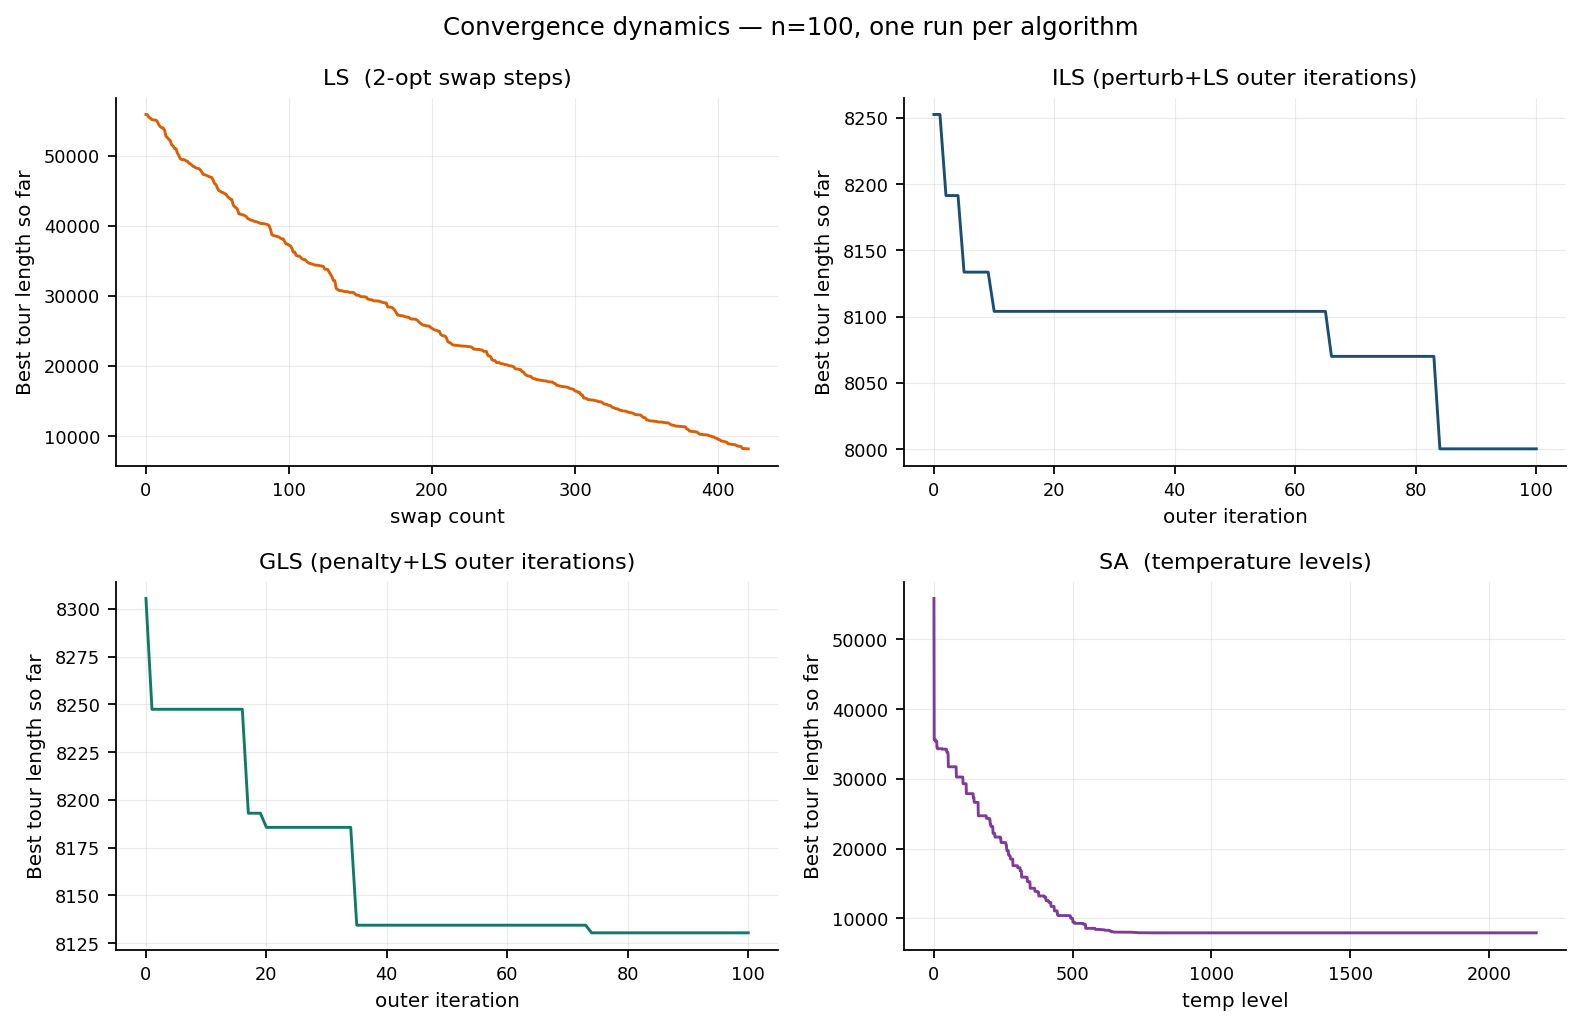

Write Python code to recreate this figure.
from __future__ import annotations
import math
import random
import matplotlib.pyplot as plt
from tsp import random_instance, distance_matrix, tour_length, random_tour

def traced_ls(dist, seed=None):
    rng = random.Random(seed)
    n = len(dist)
    tour = random_tour(n, rng)
    best_len = tour_length(tour, dist)
    trace = [(0, best_len)]

    step = 0
    improved = True
    while improved:
        improved = False
        for i in range(n - 1):
            for j in range(i + 2, n):
                if i == 0 and j == n - 1:
                    continue
                a, b = tour[i], tour[i + 1]
                c, d = tour[j], tour[(j + 1) % n]
                delta = dist[a][c] + dist[b][d] - dist[a][b] - dist[c][d]
                if delta < -1e-12:
                    tour[i + 1 : j + 1] = tour[i + 1 : j + 1][::-1]
                    best_len += delta
                    step += 1
                    trace.append((step, best_len))
                    improved = True
                    break
            if improved:
                break
    return trace


def _two_opt_first(tour, dist):
    n = len(tour)
    improved = True
    while improved:
        improved = False
        for i in range(n - 1):
            for j in range(i + 2, n):
                if i == 0 and j == n - 1:
                    continue
                a, b = tour[i], tour[i + 1]
                c, d = tour[j], tour[(j + 1) % n]
                delta = dist[a][c] + dist[b][d] - dist[a][b] - dist[c][d]
                if delta < -1e-12:
                    tour[i + 1 : j + 1] = tour[i + 1 : j + 1][::-1]
                    improved = True
                    break
            if improved:
                break
    return tour


def _double_bridge(tour, rng):
    n = len(tour)
    cuts = sorted(rng.sample(range(1, n), 3))
    p1, p2, p3 = cuts
    return tour[:p1] + tour[p3:] + tour[p2:p3] + tour[p1:p2]


def traced_ils(dist, n_iterations=100, seed=None):
    rng = random.Random(seed)
    n = len(dist)
    tour = _two_opt_first(random_tour(n, rng), dist)
    best = list(tour)
    best_len = tour_length(best, dist)
    trace = [(0, best_len)]

    for k in range(1, n_iterations + 1):
        perturbed = _double_bridge(list(best), rng)
        candidate = _two_opt_first(perturbed, dist)
        cand_len = tour_length(candidate, dist)
        if cand_len < best_len:
            best = candidate
            best_len = cand_len
        trace.append((k, best_len))
    return trace


def _gls_two_opt(tour, dist, penalty, lam):
    n = len(tour)
    improved = True
    while improved:
        improved = False
        for i in range(n - 1):
            for j in range(i + 2, n):
                if i == 0 and j == n - 1:
                    continue
                a, b = tour[i], tour[i + 1]
                c, d = tour[j], tour[(j + 1) % n]
                cd = dist[a][c] + dist[b][d] - dist[a][b] - dist[c][d]
                pd = penalty[a][c] + penalty[b][d] - penalty[a][b] - penalty[c][d]
                if cd + lam * pd < -1e-12:
                    tour[i + 1 : j + 1] = tour[i + 1 : j + 1][::-1]
                    improved = True
                    break
            if improved:
                break
    return tour


def traced_gls(dist, n_iterations=100, alpha=0.3, seed=None):
    rng = random.Random(seed)
    n = len(dist)
    penalty = [[0] * n for _ in range(n)]

    tour = _gls_two_opt(random_tour(n, rng), dist, penalty, lam=0.0)
    best = list(tour)
    best_len = tour_length(best, dist)
    lam = alpha * best_len / n
    trace = [(0, best_len)]

    for k in range(1, n_iterations + 1):
        max_util = -1.0
        max_edges = []
        for i in range(n):
            a, b = tour[i], tour[(i + 1) % n]
            util = dist[a][b] / (1 + penalty[a][b])
            if util > max_util + 1e-12:
                max_util = util
                max_edges = [(a, b)]
            elif abs(util - max_util) <= 1e-12:
                max_edges.append((a, b))
        for (a, b) in max_edges:
            penalty[a][b] += 1
            penalty[b][a] += 1

        tour = _gls_two_opt(tour, dist, penalty, lam)
        L = tour_length(tour, dist)
        if L < best_len:
            best_len = L
            best = list(tour)
        trace.append((k, best_len))
    return trace


def traced_sa(dist, T0=None, alpha=0.995, iter_per_T=None, T_min=0.01, seed=None):
    rng = random.Random(seed)
    n = len(dist)
    if T0 is None:
        total, cnt = 0.0, 0
        for i in range(n):
            for j in range(i + 1, n):
                total += dist[i][j]; cnt += 1
        T0 = total / cnt
    if iter_per_T is None:
        iter_per_T = n * (n - 1) // 2

    tour = random_tour(n, rng)
    cur_len = tour_length(tour, dist)
    best_len = cur_len
    trace = [(0, best_len)]

    T = T0
    step = 0
    while T > T_min:
        for _ in range(iter_per_T):
            i = rng.randint(0, n - 2)
            j = rng.randint(i + 1, n - 1)
            if i == 0 and j == n - 1:
                continue
            a, b = tour[i], tour[i + 1]
            c, d = tour[j], tour[(j + 1) % n]
            delta = dist[a][c] + dist[b][d] - dist[a][b] - dist[c][d]
            if delta < 0 or rng.random() < math.exp(-delta / T):
                tour[i + 1 : j + 1] = tour[i + 1 : j + 1][::-1]
                cur_len += delta
                if cur_len < best_len:
                    best_len = cur_len
        T *= alpha
        step += 1
        trace.append((step, best_len))
    return trace


def main(n=100, instance_seed=42):
    coords = random_instance(n=n, seed=instance_seed)
    dist = distance_matrix(coords)

    print("Tracing LS ...")
    tr_ls = traced_ls(dist)
    print("Tracing ILS ...")
    tr_ils = traced_ils(dist, n_iterations=100)
    print("Tracing GLS ...")
    tr_gls = traced_gls(dist, n_iterations=100, alpha=0.3)
    print("Tracing SA ...")
    tr_sa = traced_sa(dist, alpha=0.995)

    fig, axes = plt.subplots(2, 2, figsize=(10, 6.5), sharey=False)
    specs = [
        (tr_ls,  "LS  (2-opt swap steps)",             "swap count",      "#D95F02", axes[0, 0]),
        (tr_ils, "ILS (perturb+LS outer iterations)",   "outer iteration", "#1B4F72", axes[0, 1]),
        (tr_gls, "GLS (penalty+LS outer iterations)",   "outer iteration", "#117A65", axes[1, 0]),
        (tr_sa,  "SA  (temperature levels)",             "temp level",      "#7D3C98", axes[1, 1]),
    ]
    for trace, title, xlab, color, ax in specs:
        xs = [t[0] for t in trace]
        ys = [t[1] for t in trace]
        ax.plot(xs, ys, color=color, linewidth=1.3)
        ax.set_title(title, fontsize=10)
        ax.set_xlabel(xlab, fontsize=9)
        ax.grid(True, alpha=0.25, linewidth=0.5)
        ax.set_axisbelow(True)
        for side in ("top", "right"):
            ax.spines[side].set_visible(False)
        ax.tick_params(labelsize=8)

    for ax in axes.flat:
        ax.set_ylabel("Best tour length so far", fontsize=9)
    fig.suptitle(f"Convergence dynamics — n={n}, one run per algorithm", fontsize=11)
    fig.tight_layout()
    fig.savefig("convergence.png", dpi=160, bbox_inches="tight")
    plt.close(fig)
    print("saved: convergence.png")


if __name__ == "__main__":
    main()
